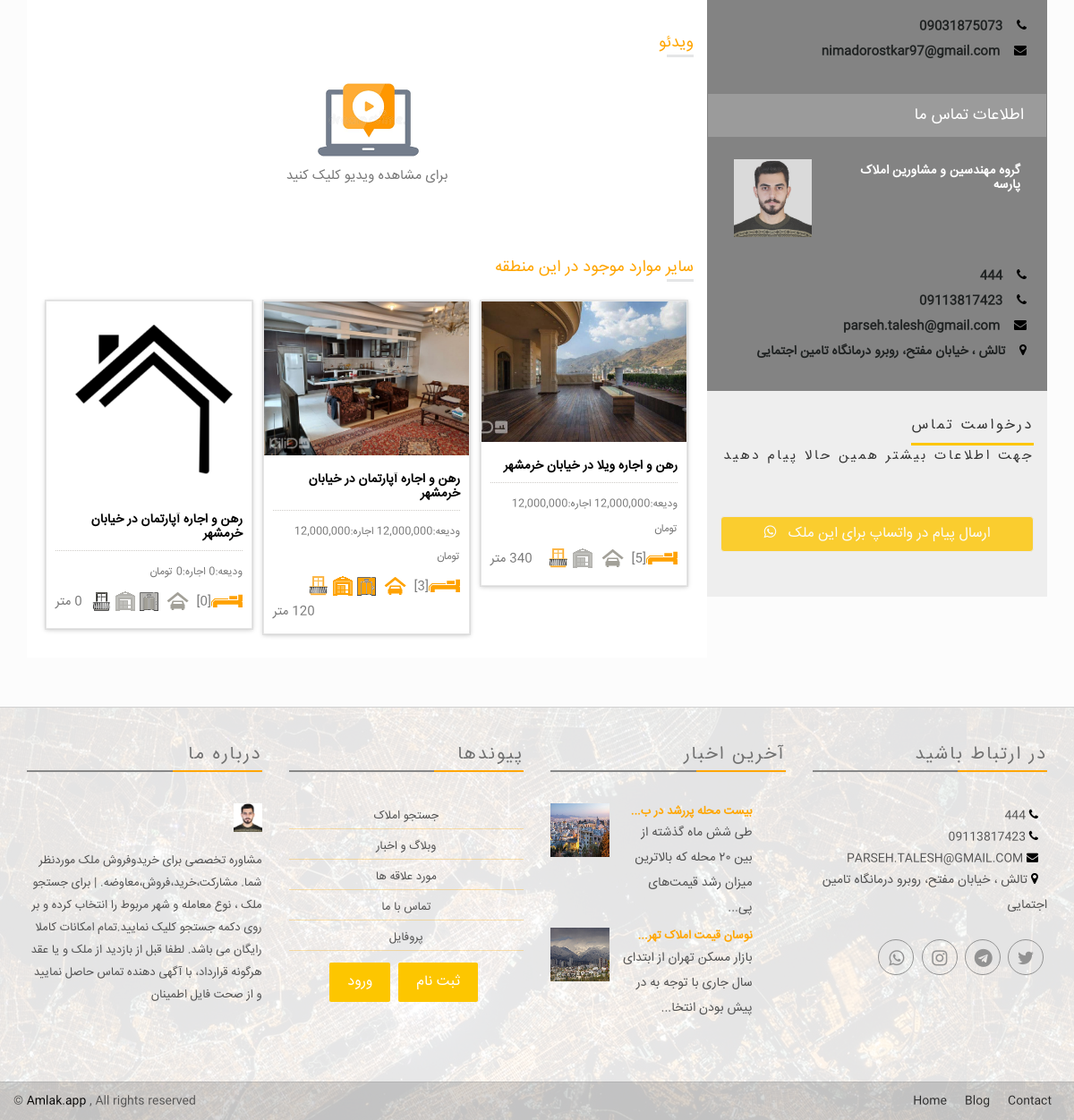
The app's page /items_detail/13/ (lower part), older data.
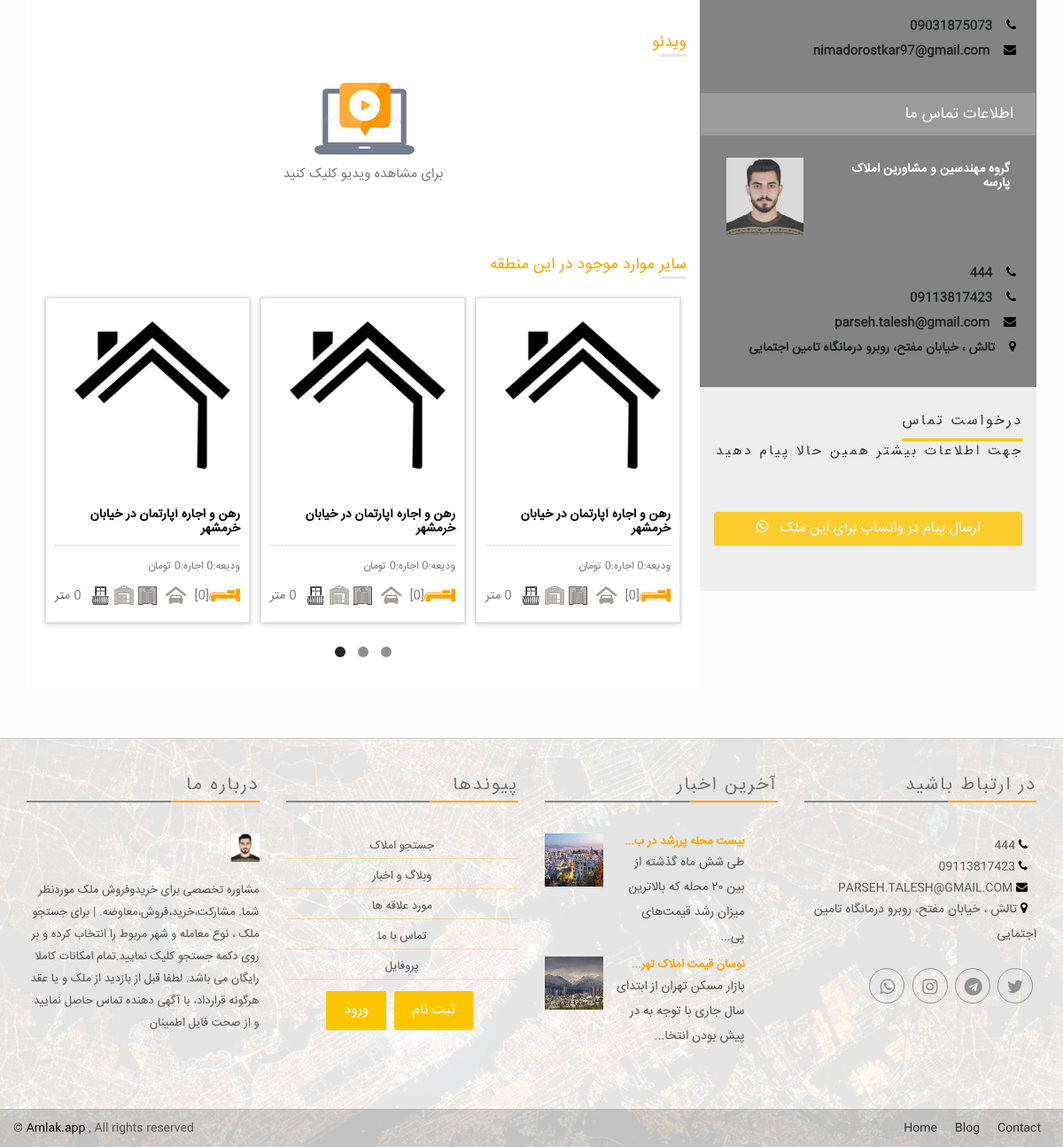
The same page, newer data.
### app/models.py (models this page shows, shortened)
class Item(models.Model):
    available = models.BooleanField(default=True, verbose_name = "قابل مشاهده در سایت" )
    code = models.CharField(max_length=200, unique=True, verbose_name = "کد فایل")
    CHOICES1 = ( ('رهن و اجاره','رهن و اجاره'), ('رهن کامل','رهن کامل'), ('فروش','فروش'), ('پیش فروش','پیش فروش') )
    buy_status = models.CharField(max_length=30,choices=CHOICES1,verbose_name = "نوع معامله")
    CHOICES2 = ( ('آپارتمان','آپارتمان'), ('خانه ویلایی','خانه ویلایی'), ('زمین','زمین'), ('مغازه و تجاری','مغازه و تجاری'), ('دفتر کار اداری','دفتر کار اداری'), ('کلنگی','کلنگی'), ('ویلا','ویلا'), ('باغ','باغ') )
    estate_status = models.CharField(max_length=30,choices=CHOICES2,verbose_name = "نوع ملک")
    area_size = models.IntegerField(null=True,blank=True, verbose_name = "متراژ (متر)")
    room_qty = models.IntegerField(null=True,blank=True, verbose_name = "تعداد اتاق")
    building_age = models.IntegerField(null=True,blank=True, verbose_name = "سن بنا (سال)")
    parking = models.BooleanField(default=False, verbose_name = "پارکینگ" )
    storage_room = models.BooleanField(default=False, verbose_name = "انباری" )
    elevator = models.BooleanField(default=False, verbose_name = "آسانسور" )
    balcony = models.BooleanField(default=False, verbose_name = "بالکن" )
    deposit = models.IntegerField(null=True,blank=True, default='0', verbose_name = "ودیعه (تومان)")
    rent = models.IntegerField(null=True,blank=True, default='0', verbose_name = "اجاره (تومان)")
    price = models.IntegerField(null=True,blank=True, default='0', verbose_name = "قیمت فروش (تومان)")
    area = models.ForeignKey(Area, on_delete=models.CASCADE,verbose_name = "منطقه")
    additional_information = models.TextField(max_length=2000,null=True, blank=True,verbose_name = "اطلاعات تکمیلی")
    date = models.DateField(auto_now_add=True, verbose_name = "تاریخ آگهی")
    image = models.ImageField(upload_to='media', default='media/Default.png', null=True, blank=True, verbose_name = "تصویر")
    video_link = models.URLField(max_length=500, null=True, blank=True, verbose_name = "لینک ویدئو")
    sales_expert = models.ForeignKey(User, null=True,blank=True, on_delete=models.CASCADE,verbose_name = "کارشناس فروش")
    ownership = models.ForeignKey(Ownership, null=True,blank=True, on_delete=models.CASCADE,verbose_name = "مالکیت")
    class Meta:
        verbose_name = "ملک"
        verbose_name_plural = "املاک"
    def __str__(self):
        return str(self.buy_status +" "+ self.estate_status +" در "+ self.area.name )
    def get_absolute_url(self):
        return reverse('app:items_detail',args=[self.id])

class Area(models.Model):
    name = models.CharField(max_length=200, unique=True, verbose_name = "نام")
    class Meta:
        verbose_name = "منطقه"
        verbose_name_plural = "مناطق"
    def __str__(self):
        return str(self.name)

### blogApp/models.py (models this page shows, shortened)
class Post(models.Model):
    title = models.CharField(max_length=255, verbose_name="عنوان")
    slug = models.SlugField(max_length=255, null=True, blank=True, verbose_name="نشانی پیوند (link)")
    author = models.ForeignKey(User, on_delete=models.CASCADE, verbose_name="نویسنده")
    img = models.ImageField(upload_to='blog', null=True, verbose_name="تصویر")
    body = RichTextField(blank=False, null=True, verbose_name="متن")
    comments = models.ManyToManyField(PostComment, blank=True, verbose_name="نظرات")
    post_date = models.DateTimeField(auto_now_add=True)
    category = models.ForeignKey(Categories, null=True, on_delete=models.PROTECT, related_name='category_set', verbose_name="دسته بندی")
    class Meta:
      verbose_name = "پست"
      verbose_name_plural = "پست ها"

### app/views.py (the view)
# urls.py: path('items_detail/<int:id>/',views.items_detail,name='items_detail'),
def items_detail(request, id):
    Item = get_object_or_404(models.Item, id=id)
    item_img = models.ItemImage.objects.filter(item=Item)
    similar_items = models.Item.objects.filter(available=True, area=Item.area).order_by("-date")
    item_sales_expert = get_object_or_404(models.Profile, user=Item.sales_expert)
    if request.user.is_authenticated:
        item_fav = list(models.Fav.objects.filter(user=request.user).values_list('item', flat=True))
        if (Item.id in item_fav):
            if request.method=="POST":
                obj = get_object_or_404(models.Fav, item=Item.id)
                obj.delete()
                return redirect(Item.get_absolute_url())
        else:
            if request.method == 'POST':
                obj = Fav()
                obj.user = request.user
                obj.item = Item
                obj.save()
                return redirect(Item.get_absolute_url())
    else:
        item_fav=""
    context = {'Item':Item , 'item_img':item_img , 'similar_items':similar_items, 'item_fav':item_fav , 'item_sales_expert':item_sales_expert , 'domain': request.get_host() }
    return render(request, 'items_detail.html', context)

### app/context_processor.py (called while the page is built)
def settings(request):
    return {
    'settings': models.Settings.objects.all().last() ,
    'latestpost_list' : Post.objects.all().order_by('-post_date')[:3] ,
    'footer_latestpost_list' : Post.objects.all().order_by('-post_date')[:2]
    }

### crm/context_processor.py (called while the page is built)
def notification(request):
    if request.user.is_superuser:
        return {
           'new_reqs': models.Order_request.objects.filter(status='جدید').order_by('-date_created') ,
           'new_req_counts': models.Order_request.objects.filter(status='جدید').count(),
           'new_contact_counts': Contact.objects.filter(status='جدید').count(),
           'new_contacts': Contact.objects.filter(status='جدید').order_by('-created_on')
        }
    elif request.user.is_authenticated:
        return {
           'new_reqs': models.Order_request.objects.filter(status='جدید' , user__user=request.user ).order_by('-date_created') ,
           'new_req_counts': models.Order_request.objects.filter(status='جدید' , user__user=request.user ).count()
        }
    else:
        return { 'userProfile': None }

### templates/items_detail.html (shortened to what the changed rows need)
{% extends "base.html" %}
{% load static %}
{% load humanize %}
{% load bootstrap %}
{% load jalali_tags %}
{% block stylesheets %}
 <link rel="stylesheet" href="{% static 'assets/css/lightslider.min.css' %}">
{% endblock stylesheets %}
{% block content %}
        <div class="content-area single-property" style="background-color: #FCFCFC;">&nbsp;
            <div class="container">
                <div class="clearfix padding-top-40" >
                    <div class="col-md-8 single-property-content prp-style-2">
                        <div class="similar-post-section padding-top-40">
                          <h4 class="s-property-title" dir="rtl"> سایر موارد موجود در این منطقه </h4>
                            <div id="prop-smlr-slide_0">
                              {% for Item in similar_items %}
                                <div class="box-two proerty-item">
                                  <div class="box-two proerty-item">
                                      <div class="item-thumb">
                                          <a href="{{ Item.get_absolute_url }}" ><img src="{{ Item.image.url }}"></a>
                                      </div>
                                      <div class="item-entry overflow" dir="rtl">
                                          <h6><a href="{{ Item.get_absolute_url }}"> {{ Item }} </a></h6>
                                          <div class="dot-hr"></div>
                                          <span class="proerty-price pull-right">
                                              {% if Item.buy_status == 'فروش' %}
                                                <span class="proerty-price pull-right"> {{ Item.price|floatformat:0|intcomma:False }} تومان </span>
                                              {% elif Item.buy_status == 'رهن کامل' %}
                                                <span class="proerty-price pull-right"> {{ Item.deposit|floatformat:0|intcomma:False }} تومان </span>
                                              {% elif Item.buy_status == 'پیش فروش' %}
                                                <span class="proerty-price pull-right"> {{ Item.price|floatformat:0|intcomma:False }} تومان </span>
                                              {% elif Item.buy_status == 'رهن و اجاره' %}
                                                <small> <span class="proerty-price pull-right"> ودیعه:{{ Item.deposit|floatformat:0|intcomma:False }} اجاره:{{ Item.rent|floatformat:0|intcomma:False }} تومان</span> </small>
                                              {% endif %}
                                          </span>
                                          <div class="property-icon">
                                            {% if Item.estate_status == "آپارتمان"  or Item.estate_status == "مغازه و تجاری" or Item.estate_status == "دفتر کار اداری" or Item.estate_status == "خانه ویلایی" or Item.estate_status == "ویلا" %}
                                              <img src="{% static 'assets/img/icon/bed-orange.png' %}">[{{ Item.room_qty }}]
                                            {% endif %}
                                            {% if Item.estate_status == "آپارتمان"  or Item.estate_status == "مغازه و تجاری" or Item.estate_status == "دفتر کار اداری" or Item.estate_status == "خانه ویلایی" or Item.estate_status == "ویلا" %}
                                                {% if Item.parking %}
                                                  <img src="{% static 'assets/img/icon/cars-orange.png' %}">
                                                {% else %}
                                                  <img src="{% static 'assets/img/icon/cars.png' %}">
                                                {% endif %}
                                            {% endif %}
                                            {% if Item.estate_status == "آپارتمان"  or Item.estate_status == "مغازه و تجاری" or Item.estate_status == "دفتر کار اداری" %}
                                                {% if Item.elevator %}
                                                  <img src="{% static 'assets/img/icon/elevator-orange.png' %}">
                                                {% else %}
                                                  <img src="{% static 'assets/img/icon/elevator.png' %}">
                                                {% endif %}
                                            {% endif %}
                                            {% if Item.estate_status == "آپارتمان"  or Item.estate_status == "مغازه و تجاری" or Item.estate_status == "دفتر کار اداری" or Item.estate_status == "خانه ویلایی" or Item.estate_status == "ویلا" %}
                                                {% if Item.storage_room %}
                                                  <img src="{% static 'assets/img/icon/warehouse-orange.png' %}">
                                                {% else %}
                                                  <img src="{% static 'assets/img/icon/warehouse.png' %}">
                                                {% endif %}
                                            {% endif %}
                                            {% if Item.estate_status == "آپارتمان"  or Item.estate_status == "مغازه و تجاری" or Item.estate_status == "دفتر کار اداری" or Item.estate_status == "خانه ویلایی" or Item.estate_status == "ویلا" %}
                                                {% if Item.balcony %}
                                                  <img src="{% static 'assets/img/icon/balcony-orange.png' %}">
                                                {% else %}
                                                  <img src="{% static 'assets/img/icon/balcony.png' %}">
                                                {% endif %}
                                            {% endif %}
                                              <span class="pull-left"> {{ Item.area_size }} متر  </span>
                                          </div>
                                      </div>
                                  </div>
                                </div>
                              {% endfor %}
                            </div>
                        </div>
                    </div>
                </div>
            </div>
        </div>
{% endblock content %}

### templates/base.html (shortened to what the changed rows need)
{% load static %}
{% load bootstrap %}
<!DOCTYPE html>
<html class="no-js">
<head>
  <link rel="stylesheet" href="{% static 'assets/css/normalize.css' %}">
  <link rel="stylesheet" href="{% static 'assets/css/font-awesome.min.css' %}">
  <link rel="stylesheet" href="{% static 'assets/css/fontello.css">
  <link href="{% static 'assets/fonts/icon-7-stroke/css/pe-icon-7-stroke.css' %}" rel="stylesheet">
  <link href="{% static 'assets/fonts/icon-7-stroke/css/helper.css' %}" rel="stylesheet">
  <link href="{% static 'assets/css/animate.css' %}" rel="stylesheet" media="screen">
  <link rel="stylesheet" href="{% static 'assets/css/bootstrap-select.min.css' %}">
  <link rel="stylesheet" href="{% static 'bootstrap/css/bootstrap.min.css' %}">
  <link rel="stylesheet" href="{% static 'assets/css/icheck.min_all.css' %}">
  <link rel="stylesheet" href="{% static 'assets/css/price-range.css' %}">
  <link rel="stylesheet" href="{% static 'assets/css/owl.carousel.css' %}">
  <link rel="stylesheet" href="{% static 'assets/css/owl.theme.css' %}">
  <link rel="stylesheet" href="{% static 'assets/css/owl.transitions.css' %}">
  <link rel="stylesheet" href="{% static 'assets/css/style.css' %}">
  <link rel="stylesheet" href="{% static 'assets/css/responsive.css' %}">
  <link rel="stylesheet" href="https://cdnjs.cloudflare.com/ajax/libs/font-awesome/4.7.0/css/font-awesome.min.css">
    {% block stylesheets %}{% endblock stylesheets %}
</head>
<body>
{% block content %}{% endblock content %}
    <div class="footer-area">
    		<div class=" footer">
    				<div class="container">
    						<div class="row" align="right">
    								<div class="col-md-3 col-sm-6 wow fadeInRight animated">
    										<div class="single-footer">
    												<ul class="footer-blog">
                            {% for post in footer_latestpost_list %}
    														<li dir="rtl">
    																<div class="col-md-3 blg-thumb p0">
    																		<a href="{% url 'blog-detail' post.slug %}"> <img src="{{post.img.url}}"> </a>
    																</div>
    																<div class="col-md-8  col-sm-8 col-xs-8  blg-entry">
    																		<h6> <a href="{% url 'blog-detail' post.slug %}"> {{ post.title | slice:':20' | safe}}... </a></h6>
    																		{{post.body | slice:':65' | safe}}...
    																</div>
    														</li> <br>
                            {% endfor %}
    												</ul>
    										</div>
    								</div>
    						</div>
    				</div>
    		</div>
    </div>
</body>
</html>

Row changes from the older to the newer data that the page shows:
no longer on this page (row unchanged): Item: image (picture), buy_status+estate_status+area "رهن و اجاره آپارتمان در خیابان خرمشهر", rent "12,000,000", room_qty "3", parking True (drawn), elevator True (drawn), storage_room True (drawn), balcony True (drawn)
no longer on this page (row unchanged): Item: image (picture), buy_status+estate_status+area "رهن و اجاره ویلا در خیابان خرمشهر", rent "12,000,000", room_qty "5", parking False (drawn), storage_room False (drawn), balcony True (drawn)
added Item: image (placeholder picture), buy_status+estate_status+area "رهن و اجاره آپارتمان در خیابان خرمشهر", deposit "0", room_qty "0", parking False (drawn), elevator False (drawn), storage_room False (drawn), balcony False (drawn)
added Item: image (placeholder picture), buy_status+estate_status+area "رهن و اجاره آپارتمان در خیابان خرمشهر", deposit "0", room_qty "0", parking False (drawn), elevator False (drawn), storage_room False (drawn), balcony False (drawn)
